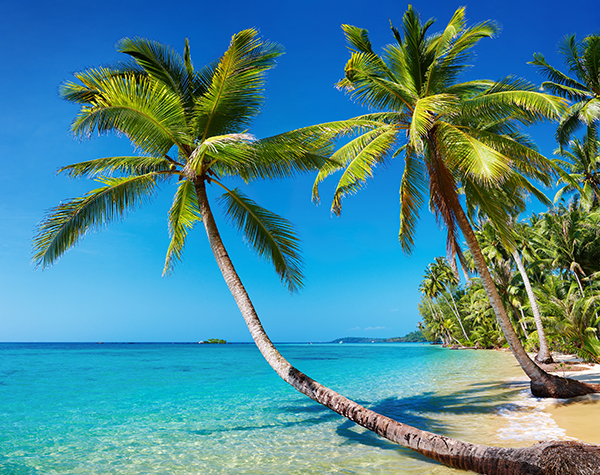
#> input picture histograms/beach.png, 600 x 475 px, found by its file name
$ python blurring.py --image ../images/beach.png
#> lines starting #> are read from the running program, lines starting #| are printed output that depends on the picture
# USAGE
# python blurring.py --image ../images/trex.png
# python blurring.py --image ../images/beach.png

# Import the necessary packages
import numpy as np
import argparse
import cv2

# Construct the argument parser and parse the arguments
ap = argparse.ArgumentParser()
ap.add_argument("-i", "--image", required = True,
	help = "Path to the image")
args = vars(ap.parse_args())

# Load the image and show it
image = cv2.imread(args["image"])
#> image is the input picture: shape (475, 600, 3); mean B, G, R 148.4, 136.5, 73.3
cv2.imshow("Original", image)

# Let's apply standard "averaging" blurring first. Average
# blurring (as the name suggests), takes the average of all
# pixels in the surrounding area and replaces the centeral
# element of the output image with the average. Thus, in
# order to have a central element, the area surrounding the
# central must be odd. Here are a few examples with varying
# kernel sizes. Notice how the larger the kernel gets, the
# more blurred the image becomes
blurred = np.hstack([
	cv2.blur(image, (3, 3)),
	cv2.blur(image, (5, 5)),
	cv2.blur(image, (7, 7))])
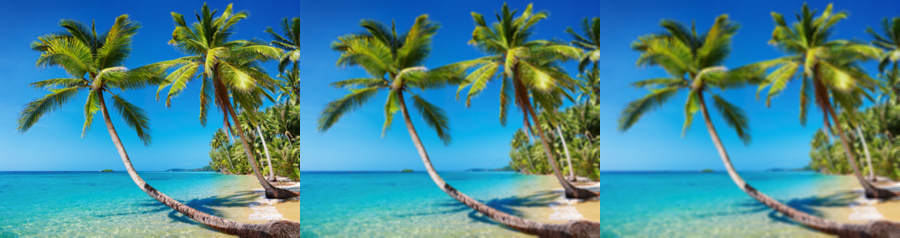
#> blurred: shape (475, 1800, 3) (shown at 1/2 size); mean B, G, R 148.4, 136.5, 73.3
cv2.imshow("Averaged", blurred)
cv2.waitKey(0)

# We can also apply Gaussian blurring, where the relevant
# parameters are the image we want to blur and the standard
# deviation in the X and Y direction. Again, as the standard
# deviation size increases, the image becomes progressively
# more blurred
blurred = np.hstack([
	cv2.GaussianBlur(image, (3, 3), 0),
	cv2.GaussianBlur(image, (5, 5), 0),
	cv2.GaussianBlur(image, (7, 7), 0)])
cv2.imshow("Gaussian", blurred)
cv2.waitKey(0)

# The cv2.medianBlur function is mainly used for removing
# what is called "salt-and-pepper" noise. Unlike the Average
# method mentioned above, the median method (as the name
# suggests), calculates the median pixel value amongst the
# surrounding area.
blurred = np.hstack([
	cv2.medianBlur(image, 3),
	cv2.medianBlur(image, 5),
	cv2.medianBlur(image, 7)])
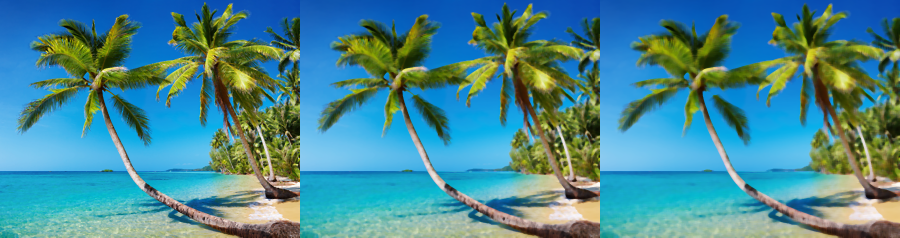
#> blurred: shape (475, 1800, 3) (shown at 1/2 size); mean B, G, R 147.6, 136.3, 72
cv2.imshow("Median", blurred)
cv2.waitKey(0)

# You may have noticed that blurring can help remove noise,
# but also makes edge less sharp. In order to keep edges
# sharp, we can use bilateral filtering. We need to specify
# the diameter of the neighborhood (as in examples above),
# along with sigma values for color and coordinate space.
# The larger these sigma values, the more pixels will be
# considered within the neighborhood.
blurred = np.hstack([
	cv2.bilateralFilter(image, 5, 21, 21),
	cv2.bilateralFilter(image, 7, 31, 31),
	cv2.bilateralFilter(image, 9, 41, 41)])
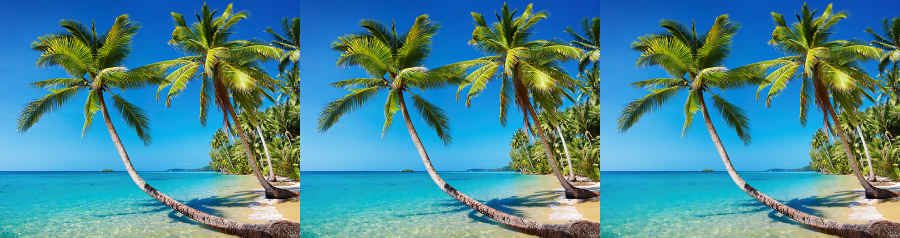
#> blurred: shape (475, 1800, 3) (shown at 1/2 size); mean B, G, R 148.3, 136.4, 73.1
cv2.imshow("Bilateral", blurred)
cv2.waitKey(0)
